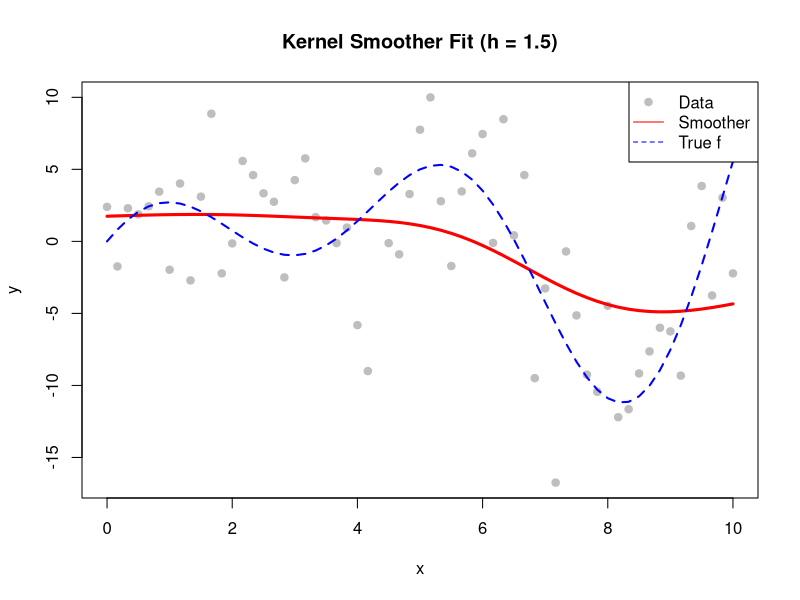
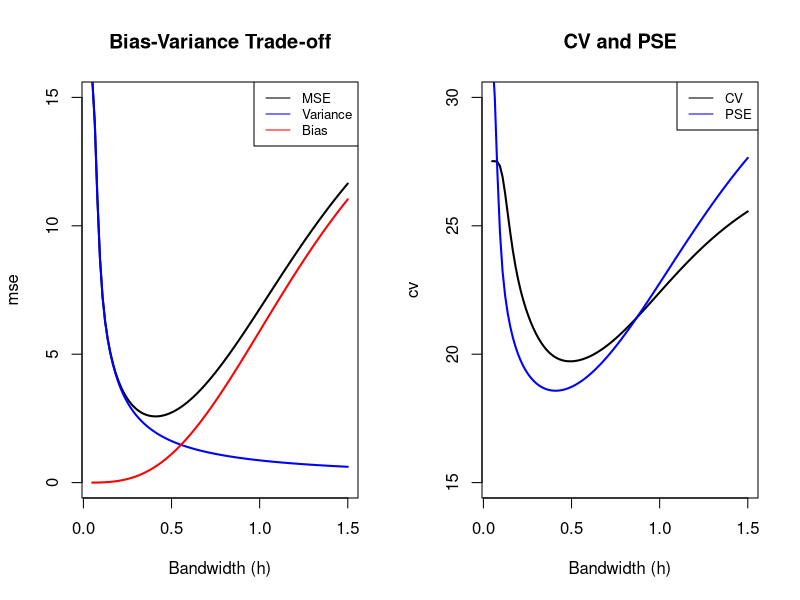

The R source for these figures, in order:
## ---- chunk 1
knitr::opts_chunk$set(fig.path = "images/")
library(mgcv)
library(car)
## ---- chunk 2
kernel_smoother<-function(x,h){
  n<-length(x)
  S<-matrix(0,nrow=n,ncol=n)
  for(i in 1:n){
    S[i,]<-dnorm((x-x[i])/h)/sum(dnorm((x-x[i])/h))
  }
  return(S)
}

h=1
n=61
x<-seq(from=0, to=10, length.out=n)
S<-kernel_smoother(x,h)

f<-(5-x)*sin(x)+x*cos(5-x)

sigma2=16
h<-seq(0.05,1.5, length.out=100)
avg_bias<-rep(0,length(h))
avg_variance<-rep(0,length(h))
mse<-rep(0,length(h))
pse = mse
cv = rep(0, length(h))

set.seed(3821)
y<-f+rnorm(n,sd=4)

for(i in 1:length(h)){
  S<-kernel_smoother(x,h[i])
  b=f - S %*% f
  avg_bias[i]<- t(b) %*% b /n
  avg_variance[i]<-sum(diag((S %*% t(S))))*sigma2/n
  mse[i]<-avg_bias[i] + avg_variance[i]
  pse[i] = sigma2 + mse[i]
  fhat = S %*% y
  cv[i] = mean(((y - fhat)/(1-diag(S)))^2)
}

print('Done!')
## ---- chunk 3
plot(x, y, col = "gray", pch = 19, main = "Kernel Smoother Fit (h = 1.5)")
lines(x, fhat, col = "red", lwd = 3)
lines(x, f, col = "blue", lwd = 2, lty = 2)

legend("topright", legend = c("Data", "Smoother", "True f"),
       col = c("gray", "red", "blue"), pch = c(19, NA, NA), lty = c(NA, 1, 2))

## ---- chunk 4
par(mfrow=c(1,2))

# Plot 1: MSE Components
plot(h,mse,col='black',type='l',lwd=2,ylim=c(0,15), xlab="Bandwidth (h)")
lines(h,avg_variance, col='blue',lwd=2)
lines(h,avg_bias, col='red',lwd=2)
title('Bias-Variance Trade-off')
legend("topright", legend = c('MSE', 'Variance', 'Bias'),
       lty = 1, col = c('black', 'blue', 'red'), cex=0.8)

# Plot 2: Selection Criteria
plot(h, cv, col='black', type='l', lwd=2, ylim=c(15,30), xlab="Bandwidth (h)")
lines(h, pse, col='blue',lwd=2)
title('CV and PSE')
legend("topright", legend = c('CV', 'PSE'), lty = 1, col = c('black', 'blue'), cex=0.8)
